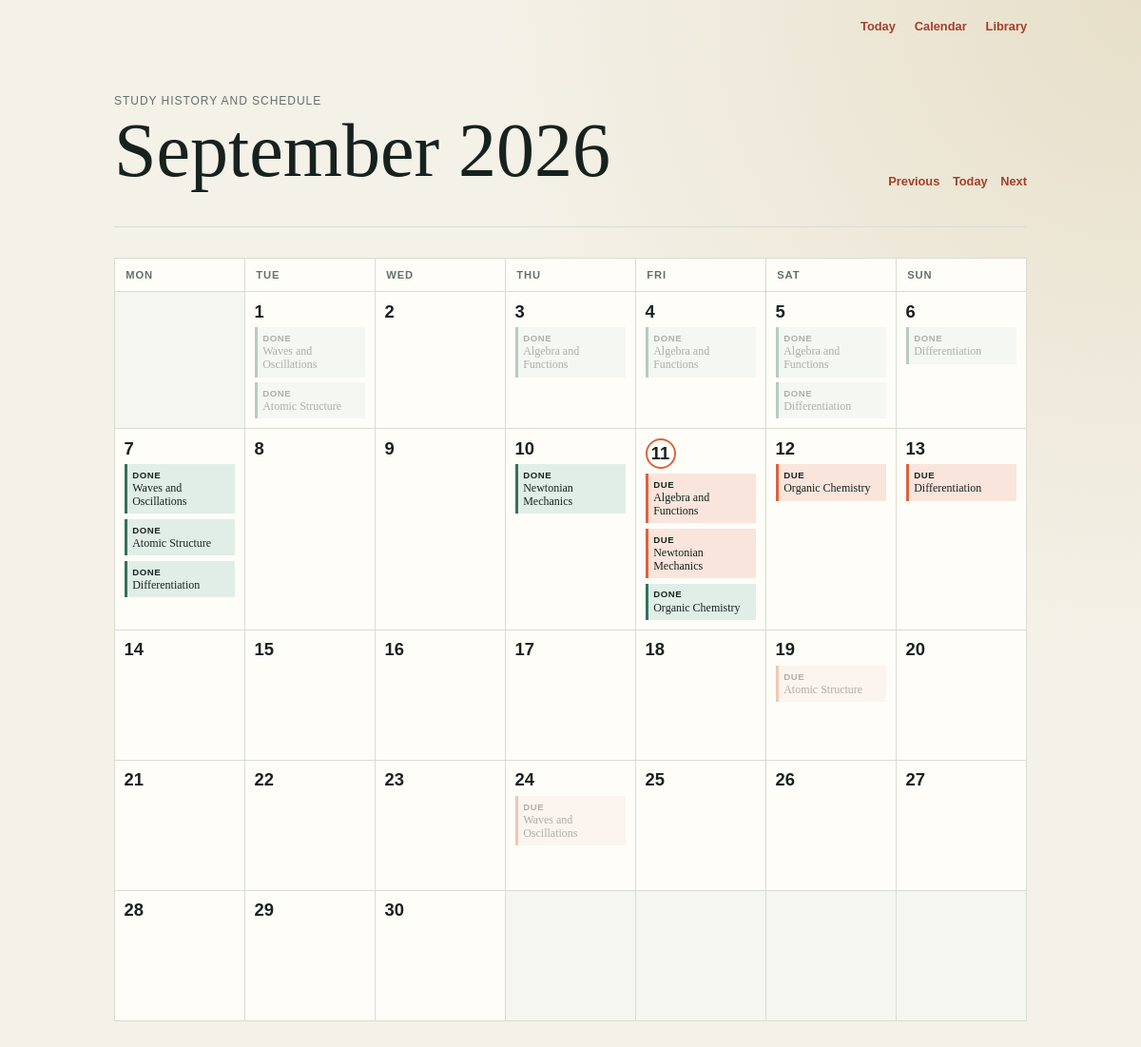
/calendar, run on the app's committed database.
### app.py (models this page shows, shortened)
class Review(db.Model):
    __tablename__ = 'reviews'
    id = db.Column(db.Integer, primary_key=True)
    topic_id = db.Column(db.Integer, db.ForeignKey('topics.id'), nullable=False)
    grade = db.Column(db.Integer, nullable=False)
    reviewed_at = db.Column(db.DateTime, default=utc_now_naive, nullable=False)
    topic = db.relationship('Topic', back_populates='reviews')

class Topic(db.Model):
    __tablename__ = 'topics'
    id = db.Column(db.Integer, primary_key=True)
    subject = db.Column(db.String(100), nullable=False)       # e.g., "Physics"
    title = db.Column(db.String(150), nullable=False)         # e.g., "Newtonian Mechanics"
    interval = db.Column(db.Integer, default=0)               # Days until next review
    repetition = db.Column(db.Integer, default=0)             # Successful review streak
    ease_factor = db.Column(db.Float, default=2.5)            # Interval multiplier
    due_date = db.Column(db.DateTime, default=utc_now_naive) # When it should appear on the to-do list
    reviews = db.relationship('Review', back_populates='topic', cascade='all, delete-orphan')
    def review(self, grade, reviewed_at=None):
        """Apply an SM-2 review grade and schedule the next review."""
        if grade not in {1, 3, 5}:
            raise ValueError('grade must be 1, 3, or 5')
        quality_gap = 5 - grade
        self.ease_factor = max(
            1.3,
            self.ease_factor + 0.1 - quality_gap * (0.08 + quality_gap * 0.02),
        )
        if grade == 1:
            self.repetition = 0
            self.interval = 1
        elif self.repetition == 0:
            self.repetition = 1
            self.interval = 1
        elif self.repetition == 1:
            self.repetition = 2
            self.interval = 6
        else:
            self.interval = max(1, round(self.interval * self.ease_factor))
            self.repetition += 1
        review_start = reviewed_at or utc_now_naive()
        self.due_date = review_start + timedelta(days=self.interval)

### app.py (the view)
@app.route('/calendar')
def calendar_view():
    today = local_now().date()
    try:
        year = int(request.args.get('year', today.year))
        month = int(request.args.get('month', today.month))
        month_start = date(year, month, 1)
    except (TypeError, ValueError):
        abort(400, description='Invalid calendar month.')
    month_end = date(
        year, month, calendar_module.monthrange(year, month)[1]
    )
    local_range_start = datetime.combine(
        month_start, datetime.min.time(), tzinfo=LOCAL_TIMEZONE
    )
    local_range_end = datetime.combine(
        month_end + timedelta(days=1), datetime.min.time(), tzinfo=LOCAL_TIMEZONE
    )
    range_start = local_datetime_to_utc_naive(local_range_start)
    range_end = local_datetime_to_utc_naive(local_range_end)
    due_topics = Topic.query.filter(
        Topic.due_date >= range_start,
        Topic.due_date < range_end,
    ).order_by(Topic.due_date.asc()).all()
    reviews = Review.query.filter(
        Review.reviewed_at >= range_start,
        Review.reviewed_at < range_end,
    ).order_by(Review.reviewed_at.asc()).all()
    due_by_date = defaultdict(list)
    for topic in due_topics:
        due_by_date[utc_naive_to_local_date(topic.due_date)].append(topic)
    reviews_by_date = defaultdict(list)
    for review in reviews:
        reviews_by_date[utc_naive_to_local_date(review.reviewed_at)].append(review)
    weeks = []
    for week in calendar_module.monthcalendar(year, month):
        days = []
        for day_number in week:
            day = date(year, month, day_number) if day_number else None
            days.append(day)
        weeks.append(days)
    previous_month = month_start - timedelta(days=1)
    next_month = month_end + timedelta(days=1)
    current_week_start = today - timedelta(days=today.weekday())
    current_week_end = current_week_start + timedelta(days=6)
    return render_template(
        'calendar.html',
        month_name=month_start.strftime('%B %Y'),
        weeks=weeks,
        today=today,
        due_by_date=due_by_date,
        reviews_by_date=reviews_by_date,
        current_week_start=current_week_start,
        current_week_end=current_week_end,
        previous_month=previous_month,
        next_month=next_month,
    )

### app.py (called while the page is built)
def local_now():
    return datetime.now(timezone.utc).astimezone(LOCAL_TIMEZONE)

def local_datetime_to_utc_naive(value):
    return value.astimezone(timezone.utc).replace(tzinfo=None)

def utc_naive_to_local_date(value):
    return value.replace(tzinfo=timezone.utc).astimezone(LOCAL_TIMEZONE).date()

### templates/calendar.html (shortened to what this page needs)
{% extends "layout.html" %}
{% block content %}
    <main class="calendar-page">
        <header class="calendar-header">
            <div>
                <p class="eyebrow">Study history and schedule</p>
                <h1>{{ month_name }}</h1>
            </div>
            <div class="month-nav" aria-label="Change month">
                <a href="{{ url_for('calendar_view', year=previous_month.year, month=previous_month.month) }}">Previous</a>
                <a href="{{ url_for('calendar_view') }}">Today</a>
                <a href="{{ url_for('calendar_view', year=next_month.year, month=next_month.month) }}">Next</a>
            </div>
        </header>
        <section class="calendar" aria-label="{{ month_name }} study calendar">
            <div class="weekday-row">
                {% for weekday in ('Monday', 'Tuesday', 'Wednesday', 'Thursday', 'Friday', 'Saturday', 'Sunday') %}
                    <div class="weekday">{{ weekday[:3] }}</div>
                {% endfor %}
            </div>
            {% for week in weeks %}
                <div class="calendar-week">
                    {% for day in week %}
                        <div class="calendar-day{% if not day %} outside-month{% endif %}{% if day == today %} today{% endif %}{% if day %} drop-target{% endif %}"{% if day %} data-target-date="{{ day.isoformat() }}"{% endif %}>
                            {% if day %}
                                <div class="desktop-day-content">
                                    <time datetime="{{ day.isoformat() }}" class="day-number">{{ day.day }}</time>
                                    {% for topic in due_by_date.get(day, []) %}
                                        <div class="calendar-item upcoming topic-trigger draggable-topic{% if day > current_week_end %} future-scheduled{% endif %}" draggable="true" data-topic-id="{{ topic.id }}" data-reschedule-url="{{ url_for('reschedule_topic', topic_id=topic.id) }}" data-title="{{ topic.title }}" data-subject="{{ topic.subject }}" data-review-date="{{ day.isoformat() }}" data-repetition="{{ topic.repetition }}" data-interval="{{ topic.interval }}" data-ease-factor="{{ '%.2f'|format(topic.ease_factor) }}">
                                            <span class="item-label">Due</span>
                                            <span>{{ topic.title }}</span>
                                        </div>
                                    {% endfor %}
                                    {% for review in reviews_by_date.get(day, []) %}
                                        <div class="calendar-item completed topic-trigger draggable-topic{% if day < current_week_start %} past-reviewed{% endif %}" draggable="true" data-topic-id="{{ review.topic.id }}" data-reschedule-url="{{ url_for('reschedule_topic', topic_id=review.topic.id) }}" data-title="{{ review.topic.title }}" data-subject="{{ review.topic.subject }}" data-review-date="{{ day.isoformat() }}" data-repetition="{{ review.topic.repetition }}" data-interval="{{ review.topic.interval }}" data-ease-factor="{{ '%.2f'|format(review.topic.ease_factor) }}">
                                            <span class="item-label">Done</span>
                                            <span>{{ review.topic.title }}</span>
                                        </div>
                                    {% endfor %}
                                </div>
                            {% endif %}
                        </div>
                    {% endfor %}
                </div>
            {% endfor %}
        </section>
    </main>
{% endblock %}

### static/style.css (style rules this page uses)
* { box-sizing: border-box; }
:root { --ink: #17221e; --muted: #61716a; --paper: #f4f1e8; --surface: #fffdf8; --line: #d8ddd2; --accent: #d8643f; --accent-dark: #a53e29; }
body { margin: 0; color: var(--ink); background: radial-gradient(circle at top right, #e7dfc9, var(--paper) 42%); font-family: Georgia, "Times New Roman", serif; }
.site-nav a, .month-nav a { color: var(--accent-dark); text-decoration: none; }
main { width: min(760px, calc(100% - 2rem)); margin: 0 auto; padding: 4rem 0; }
header { border-bottom: 1px solid var(--line); padding-bottom: 2rem; }
.eyebrow, .subject, .meta { margin: 0; color: var(--muted); font-family: "Trebuchet MS", sans-serif; font-size: 0.75rem; letter-spacing: 0.08em; text-transform: uppercase; }
h1 { margin: 0.45rem 0 0.6rem; font-size: clamp(2.5rem, 8vw, 5rem); font-weight: 400; line-height: 0.95; }
.calendar-page { width: min(960px, calc(100% - 2rem)); }
.calendar-header { display: flex; align-items: end; justify-content: space-between; gap: 1rem; }
.month-nav { display: flex; gap: 0.85rem; padding-bottom: 0.5rem; font: 600 0.8rem "Trebuchet MS", sans-serif; }
.calendar { margin-top: 2rem; border-top: 1px solid var(--line); border-left: 1px solid var(--line); background: var(--surface); }
.weekday-row, .calendar-week { display: grid; grid-template-columns: repeat(7, minmax(0, 1fr)); }
.weekday { padding: 0.7rem; border-right: 1px solid var(--line); border-bottom: 1px solid var(--line); color: var(--muted); font: 600 0.7rem "Trebuchet MS", sans-serif; letter-spacing: 0.08em; text-transform: uppercase; }
.calendar-day { min-height: 8.5rem; padding: 0; border-right: 1px solid var(--line); border-bottom: 1px solid var(--line); }
.calendar-day.outside-month { background: rgba(216, 221, 210, 0.25); }
.day-number { display: block; font: 600 1.15rem "Trebuchet MS", sans-serif; }
.calendar-day.today .day-number { display: grid; place-items: center; width: 2rem; height: 2rem; border: 2px solid var(--accent); border-radius: 50%; background: var(--surface); }
.desktop-day-content { display: block; min-height: 8.5rem; padding: 0.6rem; }
.calendar-item { display: grid; gap: 0.15rem; margin-top: 0.35rem; padding: 0.35rem; font-size: 0.75rem; line-height: 1.15; }
.draggable-topic { cursor: grab; }
.future-scheduled, .past-reviewed { opacity: 0.35; }
.topic-trigger { cursor: pointer; }
.calendar-item.upcoming { border-left: 3px solid var(--accent); background: #f9e5dc; }
.calendar-item.completed { border-left: 3px solid #35715d; background: #e1eee8; }
.item-label { font: 600 0.6rem "Trebuchet MS", sans-serif; letter-spacing: 0.06em; text-transform: uppercase; }

### data on the page
Review: topic "Waves and Oscillations"
Review: topic "Atomic Structure"
Review: topic "Algebra and Functions"
Review: topic "Algebra and Functions"
Review: topic "Algebra and Functions"
Review: topic "Differentiation"
Review: topic "Differentiation"
Review: topic "Waves and Oscillations"
Review: topic "Atomic Structure"
Review: topic "Differentiation"
Review: topic "Newtonian Mechanics"
Topic: title "Algebra and Functions"
Topic: title "Newtonian Mechanics"
Review: topic "Organic Chemistry"
Topic: title "Organic Chemistry"
Topic: title "Differentiation"
Topic: title "Atomic Structure"
Topic: title "Waves and Oscillations"

### other printed values
{{ month_name }} "September 2026"
{{ weekday[:3] }} "MON" "TUE" "WED" "THU" "FRI" "SAT" "SUN"
{{ day.day }} "1" "2" "3" "4" "5" "6" "7" "8" "9" "10" "11" "12" "13" "14" "15" "16" "17" "18" "19" "20" "21" "22" "23" "24" "25" "26" "27" "28" "29" "30"
